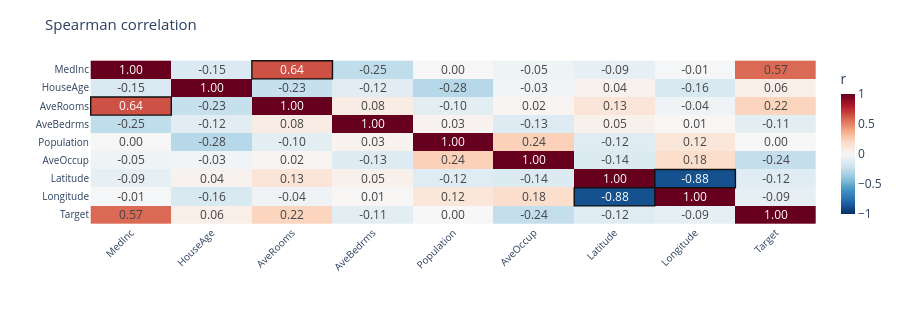

The cell this chart's notebook holds for it:
### Code cell
show_charts(
    profiling.plots.correlation_heatmap(matrices["spearman"], "spearman", threshold=0.6),
    profiling.heatmap_figure(matrices["spearman"], "spearman", threshold=0.6, fit_page=False),
    "A3_correlation_heatmap",
    folder=CORRELATION_FOLDER,
    dpi=90,
)

### Figure 1 — Plotly figure (JSON) as saved in the notebook; plotly's stock layout.template omitted (floating-point values rounded to 4 significant figures)
{"data": [{"colorbar": {"thickness": 14, "title": {"text": "r"}}, "colorscale": [[0.0, "rgb(5,48,97)"], [0.1, "rgb(33,102,172)"], [0.2, "rgb(67,147,195)"], [0.3, "rgb(146,197,222)"], [0.4, "rgb(209,229,240)"], [0.5, "rgb(247,247,247)"], [0.6, "rgb(253,219,199)"], [0.7, "rgb(244,165,130)"], [0.8, "rgb(214,96,77)"], [0.9, "rgb(178,24,43)"], [1.0, "rgb(103,0,31)"]], "hovertemplate": "%{y} vs %{x}<br>r = %{z:.4f}<extra></extra>", "textfont": {"size": 12}, "texttemplate": "%{z:.2f}", "type": "heatmap", "x": ["MedInc", "HouseAge", "AveRooms", "AveBedrms", "Population", "AveOccup", "Latitude", "Longitude", "Target"], "y": ["MedInc", "HouseAge", "AveRooms", "AveBedrms", "Population", "AveOccup", "Latitude", "Longitude", "Target"], "z": [[1.0, -0.1511, 0.6427, -0.2529, 0.00459, -0.04676, -0.08875, -0.008285, 0.5705], [-0.1511, 1.0, -0.2305, -0.1164, -0.2827, -0.02932, 0.03878, -0.1568, 0.06441], [0.6427, -0.2305, 1.0, 0.0808, -0.105, 0.02093, 0.1275, -0.04316, 0.224], [-0.2529, -0.1164, 0.0808, 1.0, 0.02928, -0.1337, 0.04835, 0.009744, -0.1055], [0.00459, -0.2827, -0.105, 0.02928, 1.0, 0.238, -0.119, 0.1195, -0.001072], [-0.04676, -0.02932, 0.02093, -0.1337, 0.238, 1.0, -0.1441, 0.1757, -0.2421], [-0.08875, 0.03878, 0.1275, 0.04835, -0.119, -0.1441, 1.0, -0.8776, -0.1208], [-0.008285, -0.1568, -0.04316, 0.009744, 0.1195, 0.1757, -0.8776, 1.0, -0.08884], [0.5705, 0.06441, 0.224, -0.1055, -0.001072, -0.2421, -0.1208, -0.08884, 1.0]], "zmax": 1.0, "zmid": 0.0, "zmin": -1.0}], "layout": {"height": 324, "hoverlabel": {"font": {"size": 12}}, "margin": {"b": 100, "l": 90, "r": 25, "t": 60}, "separators": ".,", "shapes": [{"fillcolor": "rgba(0,0,0,0)", "layer": "above", "line": {"color": "#111111", "width": 1.4}, "type": "rect", "x0": 1.5, "x1": 2.5, "y0": -0.5, "y1": 0.5}, {"fillcolor": "rgba(0,0,0,0)", "layer": "above", "line": {"color": "#111111", "width": 1.4}, "type": "rect", "x0": -0.5, "x1": 0.5, "y0": 1.5, "y1": 2.5}, {"fillcolor": "rgba(0,0,0,0)", "layer": "above", "line": {"color": "#111111", "width": 1.4}, "type": "rect", "x0": 6.5, "x1": 7.5, "y0": 5.5, "y1": 6.5}, {"fillcolor": "rgba(0,0,0,0)", "layer": "above", "line": {"color": "#111111", "width": 1.4}, "type": "rect", "x0": 5.5, "x1": 6.5, "y0": 6.5, "y1": 7.5}], "title": {"font": {"size": 15}, "text": "Spearman correlation"}, "xaxis": {"tickangle": -45, "tickfont": {"size": 10}}, "yaxis": {"autorange": "reversed", "tickfont": {"size": 10}}}}
